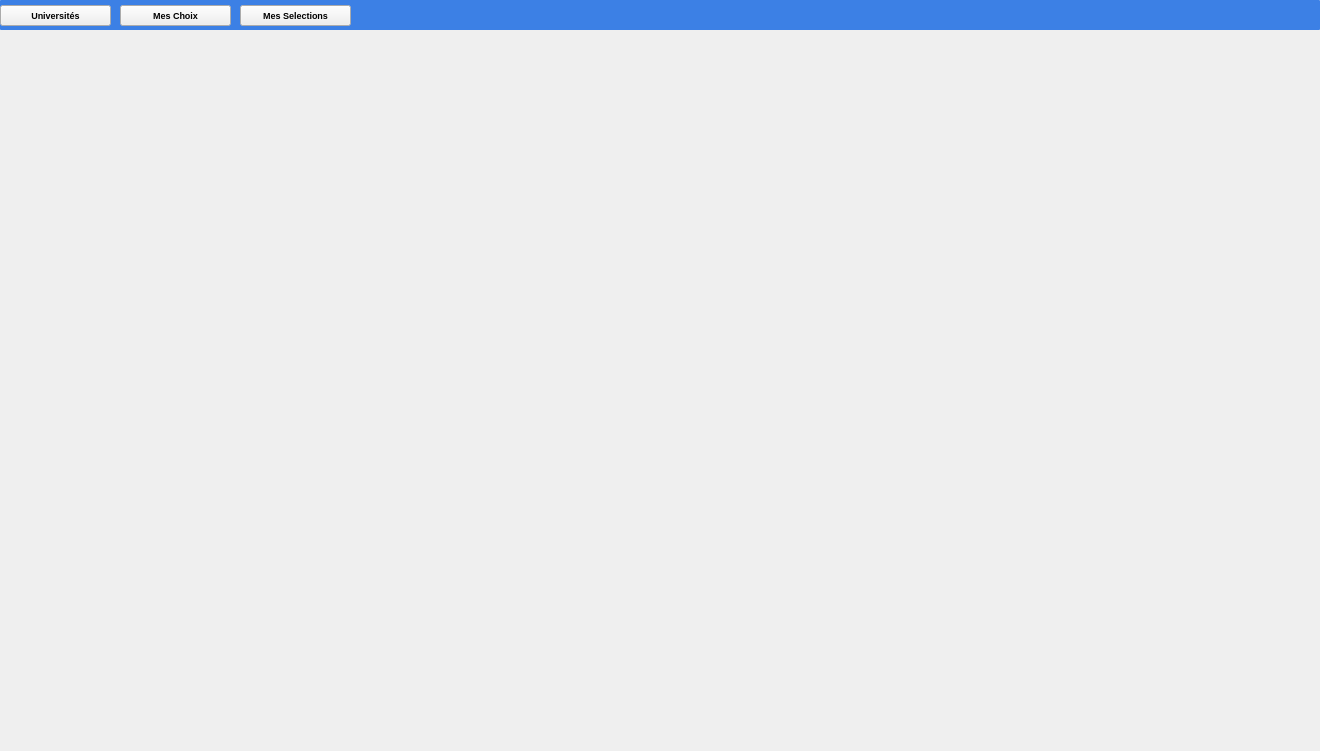
<?xml version="1.0" encoding="UTF-8"?>
<ui version="4.0">
 <class>mainWidget</class>
 <widget class="QWidget" name="mainWidget">
  <property name="geometry">
   <rect>
    <x>0</x>
    <y>0</y>
    <width>1320</width>
    <height>751</height>
   </rect>
  </property>
  <property name="windowTitle">
   <string>Form</string>
  </property>
  <widget class="QPushButton" name="Barre">
   <property name="geometry">
    <rect>
     <x>0</x>
     <y>0</y>
     <width>1320</width>
     <height>30</height>
    </rect>
   </property>
   <property name="font">
    <font>
     <family>Segoe UI</family>
     <pointsize>11</pointsize>
     <weight>50</weight>
     <italic>false</italic>
     <bold>false</bold>
    </font>
   </property>
   <property name="styleSheet">
    <string notr="true">QPushButton{background-color:#3c80e5; color : white; border: 0px solid #2f4f4f  ; border-radius: 0.5px; text-align:left;}</string>
   </property>
   <property name="text">
    <string/>
   </property>
   <property name="iconSize">
    <size>
     <width>18</width>
     <height>18</height>
    </size>
   </property>
  </widget>
  <widget class="QPushButton" name="menu2">
   <property name="geometry">
    <rect>
     <x>120</x>
     <y>5</y>
     <width>111</width>
     <height>21</height>
    </rect>
   </property>
   <property name="font">
    <font>
     <family>Segoe UI</family>
     <pointsize>7</pointsize>
     <weight>75</weight>
     <bold>true</bold>
    </font>
   </property>
   <property name="cursor">
    <cursorShape>PointingHandCursor</cursorShape>
   </property>
   <property name="toolTip">
    <string/>
   </property>
   <property name="statusTip">
    <string/>
   </property>
   <property name="styleSheet">
    <string notr="true">QPushButton{background-color:#3c80e5; color : white; border: 0px solid #000028 ;  text-align:left; padding-left:5px;}

QPushButton:hover{background:white;color:#17afd3;border: 0px solid #ecf0f5}

QPushButton:focus{background-color:white;color:#3c80e5};</string>
   </property>
   <property name="text">
    <string>Mes Choix</string>
   </property>
   <property name="icon">
    <iconset>
     <normaloff>../ICON/class.png</normaloff>../ICON/class.png</iconset>
   </property>
   <property name="shortcut">
    <string>Return</string>
   </property>
  </widget>
  <widget class="QPushButton" name="menu3">
   <property name="geometry">
    <rect>
     <x>240</x>
     <y>5</y>
     <width>111</width>
     <height>21</height>
    </rect>
   </property>
   <property name="font">
    <font>
     <family>Segoe UI</family>
     <pointsize>7</pointsize>
     <weight>75</weight>
     <bold>true</bold>
    </font>
   </property>
   <property name="cursor">
    <cursorShape>PointingHandCursor</cursorShape>
   </property>
   <property name="toolTip">
    <string/>
   </property>
   <property name="statusTip">
    <string/>
   </property>
   <property name="styleSheet">
    <string notr="true">QPushButton{background-color:#3c80e5; color : white; border: 0px solid #000028 ;  text-align:left; padding-left:5px;}

QPushButton:hover{background:white;color:#17afd3;border: 0px solid #ecf0f5}

QPushButton:focus{background-color:white;color:#3c80e5};</string>
   </property>
   <property name="text">
    <string>Mes Selections</string>
   </property>
   <property name="icon">
    <iconset>
     <normaloff>../ICON/list.png</normaloff>../ICON/list.png</iconset>
   </property>
   <property name="shortcut">
    <string>Return</string>
   </property>
  </widget>
  <widget class="QPushButton" name="menu1">
   <property name="geometry">
    <rect>
     <x>0</x>
     <y>5</y>
     <width>111</width>
     <height>21</height>
    </rect>
   </property>
   <property name="font">
    <font>
     <family>Segoe UI</family>
     <pointsize>7</pointsize>
     <weight>75</weight>
     <bold>true</bold>
    </font>
   </property>
   <property name="cursor">
    <cursorShape>PointingHandCursor</cursorShape>
   </property>
   <property name="toolTip">
    <string/>
   </property>
   <property name="statusTip">
    <string/>
   </property>
   <property name="styleSheet">
    <string notr="true">QPushButton{background-color:#3c80e5; color : white; border: 0px solid #000028 ;  text-align:left; padding-left:5px;}

QPushButton:hover{background:white;color:#17afd3;border: 0px solid #ecf0f5}

QPushButton:focus{background-color:white;color:#3c80e5};</string>
   </property>
   <property name="text">
    <string>Universités</string>
   </property>
   <property name="icon">
    <iconset>
     <normaloff>../ICON/list.png</normaloff>../ICON/list.png</iconset>
   </property>
   <property name="shortcut">
    <string>Return</string>
   </property>
  </widget>
  <widget class="QDockWidget" name="dockWidget">
   <property name="geometry">
    <rect>
     <x>0</x>
     <y>30</y>
     <width>1321</width>
     <height>721</height>
    </rect>
   </property>
   <property name="features">
    <set>QDockWidget::NoDockWidgetFeatures</set>
   </property>
   <property name="allowedAreas">
    <set>Qt::NoDockWidgetArea</set>
   </property>
   <property name="windowTitle">
    <string notr="true"/>
   </property>
   <widget class="QWidget" name="dockWidgetContents"/>
  </widget>
 </widget>
 <tabstops>
  <tabstop>menu1</tabstop>
  <tabstop>menu2</tabstop>
  <tabstop>menu3</tabstop>
  <tabstop>Barre</tabstop>
 </tabstops>
 <resources/>
 <connections/>
</ui>
